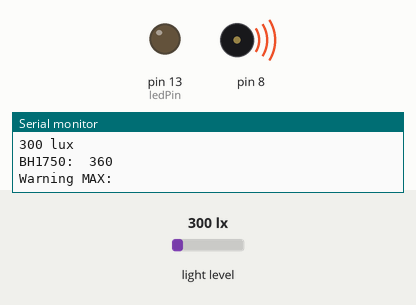
Simulated run of this sketch. Board: Arduino Uno, built with avr-gcc and run on an emulated ATmega328P. Parts: output pins drawn as LEDs (lit = HIGH), buzzer (waves = sounding), the last lines printed to the serial monitor. Wiring (inferred from the names in the program): BH1750 light sensor at I2C address 0x23. Inputs (shaded band) come from the test bench; at power-on: light level 300 lx.

Above: at 0.27 s.
At 1.8 s:
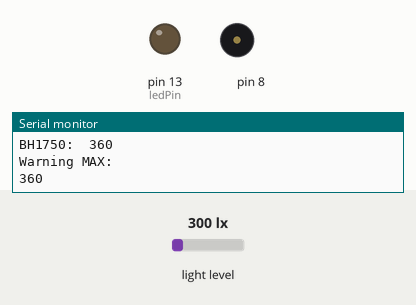
Timing chart, 0 to 6.3 s (numbered marks = the images above):
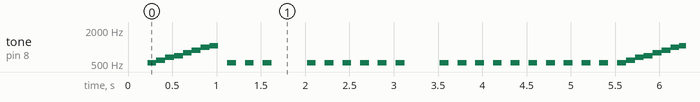

Measured:
- by itself, tone on pin 8: plays 523 Hz for 0.10 s, 587 Hz for 0.10 s, 659 Hz for 0.10 s, 698 Hz for 0.10 s, 784 Hz for 0.10 s, 880 Hz for 0.10 s … (663 notes in this stretch)

The sketch:

woowcow.ino
```cpp
/*

  VCC接5V,GND接地,SDA接A4,SCL接A5
  喇叭+ PIN8，喇叭- GND

  --- GY-30 ---
  GY-30 -> Arduino
  VCC -> 5V
  GND -> GND
  SDA -> A4
  SCL -> A5

  --- buzzer ---
  buzzer+ -> D8
  buzzer- -> GND

  Design by 牛圈
  http://www.woowcow.com

*/

#include <Wire.h>
#include "pitches.h"
#include "wdt.h"  //Watchdog

int BH1750_address = 0x23; // i2c Addresse
byte buff[2];
int maxvalue = 0;
int temp = 0;
int ledPin = 13;

//-----------Buzzer sound
int melody[] = {NOTE_C5, NOTE_D5, NOTE_E5, NOTE_F5, NOTE_G5, NOTE_A5, NOTE_B5, NOTE_C6};
int duration = 500;  // 500 miliseconds
int count0, count1, count2, count3, count4;
//-----------Buzzer sound END

void setup() {
  wdt_enable (WDTO_8S);   //Watchdog set 8 second

  pinMode(ledPin, OUTPUT);

  Wire.begin();
  BH1750_Init(BH1750_address);

  delay(200);
  Serial.begin(9600);
  Serial.println("Earthquake program - http://www.woowcow.com");
}

void loop() {
  wdt_reset ();   //Watchdog

  float valf = 0;

  if (BH1750_Read(BH1750_address) == 2) {

    //Output lux values
    valf = ((buff[0] << 8) | buff[1]) / 1.2;
    if (valf < 0)Serial.print("> 65535");
    else Serial.print((int)valf, DEC);
    Serial.println(" lux");
    //Output lux values END

    //Output BH1750 Sensing values
    Serial.print("BH1750:\t");
    Serial.print((buff[0] << 8) + buff[1], DEC);
    Serial.print("\n");
    valf = ((buff[0] << 8) + buff[1]);
    //Output BH1750 Sensing values END

  }
  digitalWrite(ledPin, HIGH);
  delay(1);
  digitalWrite(ledPin, LOW);

  temp = valf;
  if (temp > maxvalue)
  {
    maxvalue = temp;
  }
  if (maxvalue != 0) {
    Serial.println("Warning MAX:");
    Serial.println(maxvalue);


    for (int thisNote = 0; thisNote < 8; thisNote++) {  //喇叭輸出
      tone(8, melody[thisNote], duration);
      delay(100);
    }
    tone(8, melody[10000], duration);
    delay(100);


    count1 = maxvalue % 10;
    count2 = maxvalue % 100 / 10;
    count3 = maxvalue % 1000 / 100;
    count4 = maxvalue % 10000 / 1000;

    if (maxvalue > 0) {
      if (count4 > 0) {
        for (int count = 0; count < count4; count++)    //喇叭輸出千位數 Output Thousands number
        {
          sound();
        }
        delay(300);
      }

      if (count3 > 0 || count4 > 0)   //喇叭輸出百位數 Output Hundred number
      {
        for (int count = 0; count < count3; count++)
        {
          sound();
        }
        if (count3 == 0 && (count4 > 0))    //如果千位數以上有數值百位數為0響10次
        {
          zero();
        }
        delay(300);
      }

      if (count2 > 0 || count3 > 0 || count4 > 0)   //喇叭輸出十位數 Output Ten number
      {
        for (int count = 0; count < count2; count++)
        {
          sound();
        }
        if (count2 == 0 && ( count3 > 0 || count4 > 0))   //如果百位數以上有數值十位數為0響10次
        {
          zero();
        }
        delay(300);
      }

      for (int count = 0; count < count1; count++)    //喇叭輸出個位數 Output number
      {
        sound();
      }
      if (count1 == 0 && (count2 > 0 || count3 > 0 || count4 > 0)) {    //如果十位數以上有數值十位數為0響10次
        zero();
      }
    }

  }

  if (maxvalue != 0) {
    delay(0);
  } else {
    delay(500);
  }
}

void BH1750_Init(int address) {

  Wire.beginTransmission(address);
  Wire.write(0x10); // 1 [lux] aufloesung
  Wire.endTransmission();
}

byte BH1750_Read(int address) {

  byte i = 0;
  Wire.beginTransmission(address);
  Wire.requestFrom(address, 2);
  while (Wire.available()) {
    buff[i] = Wire.read();
    i++;
  }
  Wire.endTransmission();
  return i;
}

void sound(void)
{
  tone(8, melody[0], duration);
  delay(100);
  tone(8, melody[10000], duration);
  delay(100);
  wdt_reset ();   //Watchdog
}

void zero(void)
{
  for (int count = 0; count < 10; count++)
  {
    tone(8, melody[0], duration);
    delay(100);
    tone(8, melody[10000], duration);
    delay(100);
  }
}
```

pitches.h
```cpp
/*************************************************
 * Public Constants
 *************************************************/

#define NOTE_B0  31
#define NOTE_C1  33
#define NOTE_CS1 35
#define NOTE_D1  37
#define NOTE_DS1 39
#define NOTE_E1  41
#define NOTE_F1  44
#define NOTE_FS1 46
#define NOTE_G1  49
#define NOTE_GS1 52
#define NOTE_A1  55
#define NOTE_AS1 58
#define NOTE_B1  62
#define NOTE_C2  65
#define NOTE_CS2 69
#define NOTE_D2  73
#define NOTE_DS2 78
#define NOTE_E2  82
#define NOTE_F2  87
#define NOTE_FS2 93
#define NOTE_G2  98
#define NOTE_GS2 104
#define NOTE_A2  110
#define NOTE_AS2 117
#define NOTE_B2  123
#define NOTE_C3  131
#define NOTE_CS3 139
#define NOTE_D3  147
#define NOTE_DS3 156
#define NOTE_E3  165
#define NOTE_F3  175
#define NOTE_FS3 185
#define NOTE_G3  196
#define NOTE_GS3 208
#define NOTE_A3  220
#define NOTE_AS3 233
#define NOTE_B3  247
#define NOTE_C4  262
#define NOTE_CS4 277
#define NOTE_D4  294
#define NOTE_DS4 311
#define NOTE_E4  330
#define NOTE_F4  349
#define NOTE_FS4 370
#define NOTE_G4  392
#define NOTE_GS4 415
#define NOTE_A4  440
#define NOTE_AS4 466
#define NOTE_B4  494
#define NOTE_C5  523
#define NOTE_CS5 554
#define NOTE_D5  587
#define NOTE_DS5 622
#define NOTE_E5  659
#define NOTE_F5  698
#define NOTE_FS5 740
#define NOTE_G5  784
#define NOTE_GS5 831
#define NOTE_A5  880
#define NOTE_AS5 932
#define NOTE_B5  988
#define NOTE_C6  1047
#define NOTE_CS6 1109
#define NOTE_D6  1175
#define NOTE_DS6 1245
#define NOTE_E6  1319
#define NOTE_F6  1397
#define NOTE_FS6 1480
#define NOTE_G6  1568
#define NOTE_GS6 1661
#define NOTE_A6  1760
#define NOTE_AS6 1865
#define NOTE_B6  1976
#define NOTE_C7  2093
#define NOTE_CS7 2217
#define NOTE_D7  2349
#define NOTE_DS7 2489
#define NOTE_E7  2637
#define NOTE_F7  2794
#define NOTE_FS7 2960
#define NOTE_G7  3136
#define NOTE_GS7 3322
#define NOTE_A7  3520
#define NOTE_AS7 3729
#define NOTE_B7  3951
#define NOTE_C8  4186
#define NOTE_CS8 4435
#define NOTE_D8  4699
#define NOTE_DS8 4978
```

Source omitted: wdt.h (18130 bytes)
